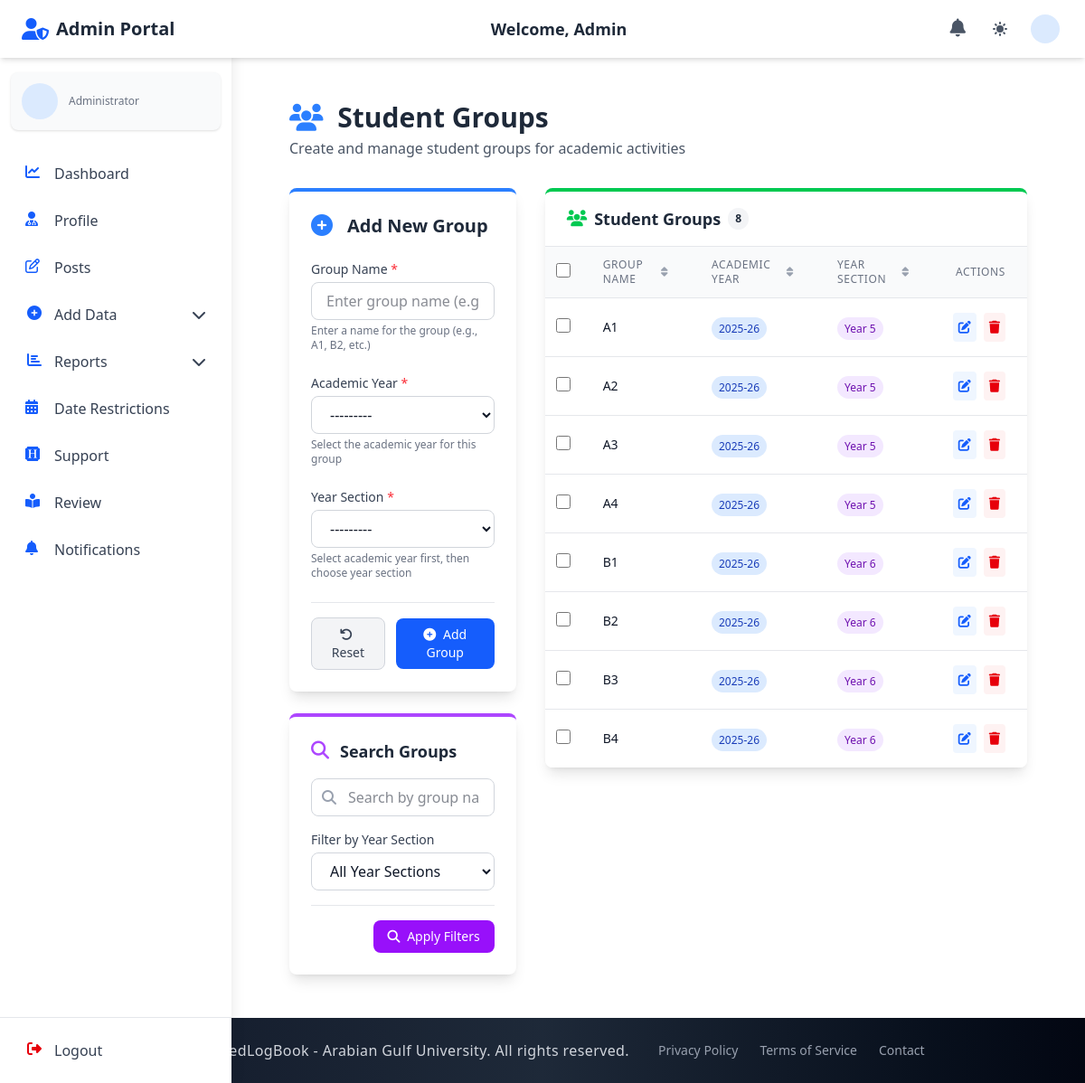
The app's page /admin_section/add_group/ with its own data.
### admin_section/models.py (models this page shows, shortened)
class Group(models.Model):
    group_name = models.CharField(max_length=50)
    log_year = models.ForeignKey(LogYear, on_delete=models.CASCADE, related_name="groups_log_year")
    log_year_section = models.ForeignKey(
        LogYearSection,
        on_delete=models.SET_NULL,
        null=True,
        blank=True,
        related_name="groups_log_year_section",
    )

class LogYear(models.Model):
    year_name = models.CharField(max_length=20, unique=True)
    def __str__(self):
        return self.year_name

class LogYearSection(models.Model):
    year_section_name = models.CharField(max_length=20)
    year_name = models.ForeignKey(LogYear, on_delete=models.CASCADE, related_name="log_year_sections")
    is_deleted = models.BooleanField(default=False)
    def __str__(self):
        return self.year_section_name

### admin_section/views_file/add_group.py (the view)
# urls.py: path("add_group/", add_group, name="add_group"),
def add_group(request):
    if request.method == 'POST':
        if 'delete_ids' in request.POST:
            delete_ids_str = request.POST.get('delete_ids', '')
            if delete_ids_str:
                delete_ids = delete_ids_str.split(',')
                deleted_count = 0
                for group_id in delete_ids:
                    try:
                        group = Group.objects.get(id=group_id)
                        group.delete()
                        deleted_count += 1
                    except Group.DoesNotExist:
                        pass
                if deleted_count > 0:
                    messages.success(request, f'{deleted_count} groups deleted successfully!')
                return redirect('admin_section:add_group')
        form = GroupForm(request.POST)
        if form.is_valid():
            form.save()
            messages.success(request, 'Group added successfully!')
            return redirect('admin_section:add_group')
    else:
        form = GroupForm()
    year_section_id = request.GET.get('year_section')
    search_query = request.GET.get('q', '').strip()
    year_sections = LogYearSection.objects.filter(is_deleted=False).order_by('year_name__year_name', 'year_section_name')
    groups = Group.objects.all()
    if year_section_id:
        groups = groups.filter(log_year_section_id=year_section_id)
    if search_query:
        groups = groups.filter(
            Q(group_name__icontains=search_query) |
            Q(log_year__year_name__icontains=search_query) |
            Q(log_year_section__year_section_name__icontains=search_query)
        )
    groups = groups.order_by('log_year_section__year_section_name', 'group_name')
    paginator = Paginator(groups, 10)  # Show 10 groups per page
    page_number = request.GET.get('page')
    page_obj = paginator.get_page(page_number)
    context = {
        'form': form,
        'groups': page_obj,
        'year_sections': year_sections,
        'selected_year_section': year_section_id,
        'search_query': search_query,
    }
    return render(request, "admin_section/add_group.html", context)

### admin_section/templates/admin_section/add_group.html (shortened to what this page needs)
{% extends 'base.html' %}
{% block navbar %}
{% include 'components/admin_auth_navbar.html' %}
{% endblock %}
{% block content %}
  <div class="container mx-auto px-4 sm:px-6 lg:px-8 py-8 sm:py-10 lg:py-12">
    <div class="flex flex-col md:flex-row justify-between items-start md:items-center mb-8 gap-4">
      <div>
        <h1 class="text-2xl sm:text-3xl font-bold text-gray-800 dark:text-gray-100">
          <i class="fas fa-users text-blue-500 mr-2"></i> {% if is_edit %}Edit Group: {{ group.group_name }}{% else %}Student Groups{% endif %}
        </h1>
        <p class="text-gray-600 dark:text-gray-400 mt-1">{% if is_edit %}Update group information{% else %}Create and manage student groups for academic activities{% endif %}</p>
      </div>
    </div>
    <div class="grid grid-cols-1 lg:grid-cols-3 gap-8">
      <div class="lg:col-span-1">
        <div class="bg-white dark:bg-gray-800 shadow-lg rounded-lg overflow-hidden border-t-4 {% if is_edit %}border-yellow-500{% else %}border-blue-500{% endif %}">
          <div class="p-6">
            <div class="flex items-center mb-6">
              <div class="flex-shrink-0 mr-4 {% if is_edit %}text-yellow-500{% else %}text-blue-500{% endif %}">
                <i class="fas {% if is_edit %}fa-edit text-2xl{% else %}fa-plus-circle text-2xl{% endif %}"></i>
              </div>
              <h2 class="text-xl font-semibold text-gray-800 dark:text-gray-100">
                {{ is_edit|yesno:'Edit Existing,Add New' }} Group
              </h2>
            </div>
            <form method="post" action="{% if is_edit %}{% url 'admin_section:edit_group' group.id %}{% else %}{% url 'admin_section:add_group' %}{% endif %}" id="groupForm">
              <div class="space-y-1 mb-6">
                <label for="id_group_name" class="block text-sm font-medium text-gray-700 dark:text-gray-300">
                  Group Name <span class="text-red-500">*</span>
                </label>
                <div class="w-full">
                  {{ form.group_name.as_widget|safe }}
                </div>
                {% if form.group_name.errors %}
                  <p class="mt-1 text-sm text-red-600 dark:text-red-400">{{ form.group_name.errors.0 }}</p>
                {% else %}
                  <p class="mt-1 text-xs text-gray-500 dark:text-gray-400">Enter a name for the group (e.g., A1, B2, etc.)</p>
                {% endif %}
              </div>
              <div class="space-y-1 mb-6">
                <label for="id_log_year" class="block text-sm font-medium text-gray-700 dark:text-gray-300">
                  Academic Year <span class="text-red-500">*</span>
                </label>
                <div class="w-full">
                  {{ form.log_year.as_widget|safe }}
                </div>
                {% if form.log_year.errors %}
                  <p class="mt-1 text-sm text-red-600 dark:text-red-400">{{ form.log_year.errors.0 }}</p>
                {% else %}
                  <p class="mt-1 text-xs text-gray-500 dark:text-gray-400">Select the academic year for this group</p>
                {% endif %}
              </div>
              <div class="space-y-1 mb-6">
                <label for="id_log_year_section" class="block text-sm font-medium text-gray-700 dark:text-gray-300">
                  Year Section <span class="text-red-500">*</span>
                </label>
                <div class="relative">
                  <div class="w-full">
                    {{ form.log_year_section.as_widget|safe }}
                  </div>
                </div>
                {% if form.log_year_section.errors %}
                  <p class="mt-1 text-sm text-red-600 dark:text-red-400">{{ form.log_year_section.errors.0 }}</p>
                {% else %}
                  <p class="mt-1 text-xs text-gray-500 dark:text-gray-400">Select academic year first, then choose year section</p>
                {% endif %}
              </div>
              <div class="flex items-center justify-end space-x-3 pt-4 border-t border-gray-200 dark:border-gray-700">
                {% if is_edit %}
                  <a href="{% url 'admin_section:add_group' %}" class="px-4 py-2 text-sm font-medium text-gray-700 dark:text-gray-300 bg-gray-100 dark:bg-gray-800 rounded-lg border border-gray-300 dark:border-gray-600 hover:bg-gray-200 dark:hover:bg-gray-700 focus:outline-none focus:ring-2 focus:ring-gray-500 transition-colors duration-200">
                    <i class="fas fa-times mr-1"></i> Cancel
                  </a>
                  <button type="submit" class="px-4 py-2 text-sm font-medium text-white bg-yellow-500 rounded-lg hover:bg-yellow-600 focus:outline-none focus:ring-2 focus:ring-yellow-500 focus:ring-offset-2 transition-colors duration-200">
                    <i class="fas fa-save mr-1"></i> Update Group
                  </button>
                {% else %}
                  <button type="reset" class="px-4 py-2 text-sm font-medium text-gray-700 dark:text-gray-300 bg-gray-100 dark:bg-gray-800 rounded-lg border border-gray-300 dark:border-gray-600 hover:bg-gray-200 dark:hover:bg-gray-700 focus:outline-none focus:ring-2 focus:ring-gray-500 transition-colors duration-200">
                    <i class="fas fa-undo mr-1"></i> Reset
                  </button>
                  <button type="submit" class="px-4 py-2 text-sm font-medium text-white bg-blue-600 rounded-lg hover:bg-blue-700 focus:outline-none focus:ring-2 focus:ring-blue-500 focus:ring-offset-2 transition-colors duration-200">
                    <i class="fas fa-plus-circle mr-1"></i> Add Group
                  </button>
                {% endif %}
              </div>
            </form>
          </div>
        </div>
        <div class="bg-white dark:bg-gray-800 shadow-lg rounded-lg overflow-hidden border-t-4 border-purple-500 mt-6">
          <div class="p-6">
            <div class="flex items-center mb-4">
              <div class="flex-shrink-0 mr-3 text-purple-500">
                <i class="fas fa-search text-xl"></i>
              </div>
              <h3 class="text-lg font-semibold text-gray-800 dark:text-gray-100">Search Groups</h3>
            </div>
            <form method="get" action="{% url 'admin_section:add_group' %}" class="space-y-4">
              <div class="relative">
                <div class="absolute inset-y-0 left-0 pl-3 flex items-center pointer-events-none">
                </div>
                <input type="text" name="q" value="{{ search_query }}" class="w-full pl-10 pr-4 py-2 rounded-lg border border-gray-300 dark:border-gray-600 focus:ring-2 focus:ring-purple-500 focus:border-purple-500 bg-white dark:bg-gray-700 text-gray-900 dark:text-white" placeholder="Search by group name...">
              </div>
              <div class="space-y-1">
                <label for="year_section" class="block text-sm font-medium text-gray-700 dark:text-gray-300">Filter by Year Section</label>
                <select name="year_section" class="w-full px-4 py-2 rounded-lg border border-gray-300 dark:border-gray-600 focus:ring-2 focus:ring-purple-500 focus:border-purple-500 bg-white dark:bg-gray-700 text-gray-900 dark:text-white">
                  <option value="">All Year Sections</option>
                </select>
              </div>
              <div class="flex items-center justify-end space-x-3 pt-4 border-t border-gray-200 dark:border-gray-700">
                <button type="submit" class="px-4 py-2 text-sm font-medium text-white bg-purple-600 rounded-lg hover:bg-purple-700 focus:outline-none focus:ring-2 focus:ring-purple-500 focus:ring-offset-2 transition-colors duration-200">
                  <i class="fas fa-search mr-1"></i> Apply Filters
                </button>
              </div>
            </form>
          </div>
        </div>
      </div>
      <div class="lg:col-span-2">
        <div class="bg-white dark:bg-gray-800 shadow-lg rounded-lg overflow-hidden border-t-4 border-green-500">
          <div class="px-6 py-4 border-b border-gray-200 dark:border-gray-700 flex flex-col sm:flex-row justify-between items-start sm:items-center gap-4">
            <div class="flex items-center">
              <h3 class="text-lg font-semibold text-gray-800 dark:text-gray-100 flex items-center">
                <i class="fas fa-users text-green-500 mr-2"></i> Student Groups
                <span class="ml-2 px-2 py-1 text-xs rounded-full bg-gray-100 text-gray-800 dark:bg-gray-700 dark:text-gray-200">{{ groups.paginator.count }}</span>
              </h3>
            </div>
          </div>
          <div class="overflow-x-auto">
            <table id="groups-table" class="min-w-full divide-y divide-gray-200 dark:divide-gray-700">
              <thead class="bg-gray-50 dark:bg-gray-700">
                <tr>
                  <th scope="col" class="px-3 py-3 text-center">
                    <input type="checkbox" id="select-all-checkbox" class="h-4 w-4 text-blue-600 focus:ring-blue-500 border-gray-300 rounded cursor-pointer">
                  </th>
                  <th scope="col" class="px-6 py-3 text-left text-xs font-medium text-gray-500 dark:text-gray-300 uppercase tracking-wider">
                    <div class="flex items-center">
                      <span>Group Name</span>
                      <i class="fas fa-sort ml-1 text-gray-400"></i>
                    </div>
                  </th>
                  <th scope="col" class="px-6 py-3 text-left text-xs font-medium text-gray-500 dark:text-gray-300 uppercase tracking-wider">
                    <div class="flex items-center">
                      <span>Academic Year</span>
                      <i class="fas fa-sort ml-1 text-gray-400"></i>
                    </div>
                  </th>
                  <th scope="col" class="px-6 py-3 text-left text-xs font-medium text-gray-500 dark:text-gray-300 uppercase tracking-wider">
                    <div class="flex items-center">
                      <span>Year Section</span>
                      <i class="fas fa-sort ml-1 text-gray-400"></i>
                    </div>
                  </th>
                  <th scope="col" class="px-6 py-3 text-right text-xs font-medium text-gray-500 dark:text-gray-300 uppercase tracking-wider">Actions</th>
                </tr>
              </thead>
              <tbody class="bg-white dark:bg-gray-800 divide-y divide-gray-200 dark:divide-gray-700">
                {% for group in groups %}
                  <tr class="hover:bg-gray-50 dark:hover:bg-gray-700 transition-colors duration-150">
                    <td class="px-3 py-4 whitespace-nowrap text-center">
                      <input type="checkbox" class="group-checkbox h-4 w-4 text-blue-600 focus:ring-blue-500 border-gray-300 rounded cursor-pointer" data-id="{{ group.id }}">
                    </td>
                    <td class="px-6 py-4 whitespace-nowrap">
                      <div class="text-sm font-medium text-gray-900 dark:text-white">{{ group.group_name }}</div>
                    </td>
                    <td class="px-6 py-4 whitespace-nowrap">
                      <span class="px-2 py-1 text-xs rounded-full bg-blue-100 text-blue-800 dark:bg-blue-900 dark:text-blue-200">
                        {{ group.log_year.year_name }}
                      </span>
                    </td>
                    <td class="px-6 py-4 whitespace-nowrap">
                      <span class="px-2 py-1 text-xs rounded-full bg-purple-100 text-purple-800 dark:bg-purple-900 dark:text-purple-200">
                        {{ group.log_year_section.year_section_name }}
                      </span>
                    </td>
                    <td class="px-6 py-4 whitespace-nowrap text-right text-sm font-medium">
                      <div class="flex justify-end space-x-2">
                        <a href="{% url 'admin_section:edit_group' group.id %}"
                           class="p-1.5 bg-blue-50 text-blue-600 rounded hover:bg-blue-100 dark:bg-blue-900/30 dark:text-blue-400 dark:hover:bg-blue-900/50 transition-colors duration-200"
                           title="Edit Group">
                          <i class="fas fa-edit"></i>
                        </a>
                        <button type="button"
                                class="delete-btn p-1.5 bg-red-50 text-red-600 rounded hover:bg-red-100 dark:bg-red-900/30 dark:text-red-400 dark:hover:bg-red-900/50 transition-colors duration-200"
                                data-id="{{ group.id }}"
                                data-name="{{ group.group_name }}"
                                title="Delete Group">
                          <i class="fas fa-trash"></i>
                        </button>
                      </div>
                    </td>
                  </tr>
                {% endfor %}
              </tbody>
            </table>
          </div>
        </div>
      </div>
    </div>
  </div>
{% endblock %}

### records on screen
Group: group_name "A1", log_year.year_name "2025-26", log_year_section.year_section_name "Year 5"
Group: group_name "A2", log_year.year_name "2025-26", log_year_section.year_section_name "Year 5"
Group: group_name "A3", log_year.year_name "2025-26", log_year_section.year_section_name "Year 5"
Group: group_name "A4", log_year.year_name "2025-26", log_year_section.year_section_name "Year 5"
Group: group_name "B1", log_year.year_name "2025-26", log_year_section.year_section_name "Year 6"
Group: group_name "B2", log_year.year_name "2025-26", log_year_section.year_section_name "Year 6"
Group: group_name "B3", log_year.year_name "2025-26", log_year_section.year_section_name "Year 6"
Group: group_name "B4", log_year.year_name "2025-26", log_year_section.year_section_name "Year 6"

### other values on screen
{{ is_edit|yesno:'Edit Existing,Add New' }} "Add New"
{{ groups.paginator.count }} "8"
